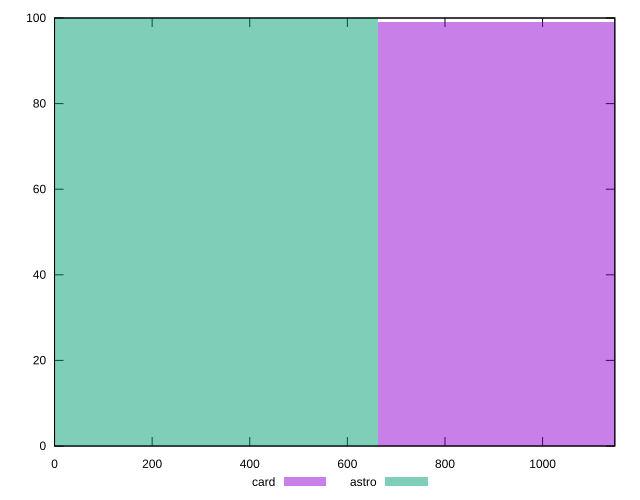

The gnuplot source for this figure:
reset

$card <<EOF
1327.5263934184381 99
EOF

$astro <<EOF
0 100
EOF

set key outside below
set boxwidth 1327.5263934184381
set xrange [0:1148]
set yrange [0:100]
set trange [0:100]
set style fill transparent solid 0.5 noborder
set terminal svg size 640, 500 enhanced background rgb 'white'
set output "reports/report_00030_2021-02-24T20-42-31.540Z/uses-rel-preload/comparison/histogram/2_vs_3.svg"

plot $card title "card" with boxes, \
     $astro title "astro" with boxes

reset
